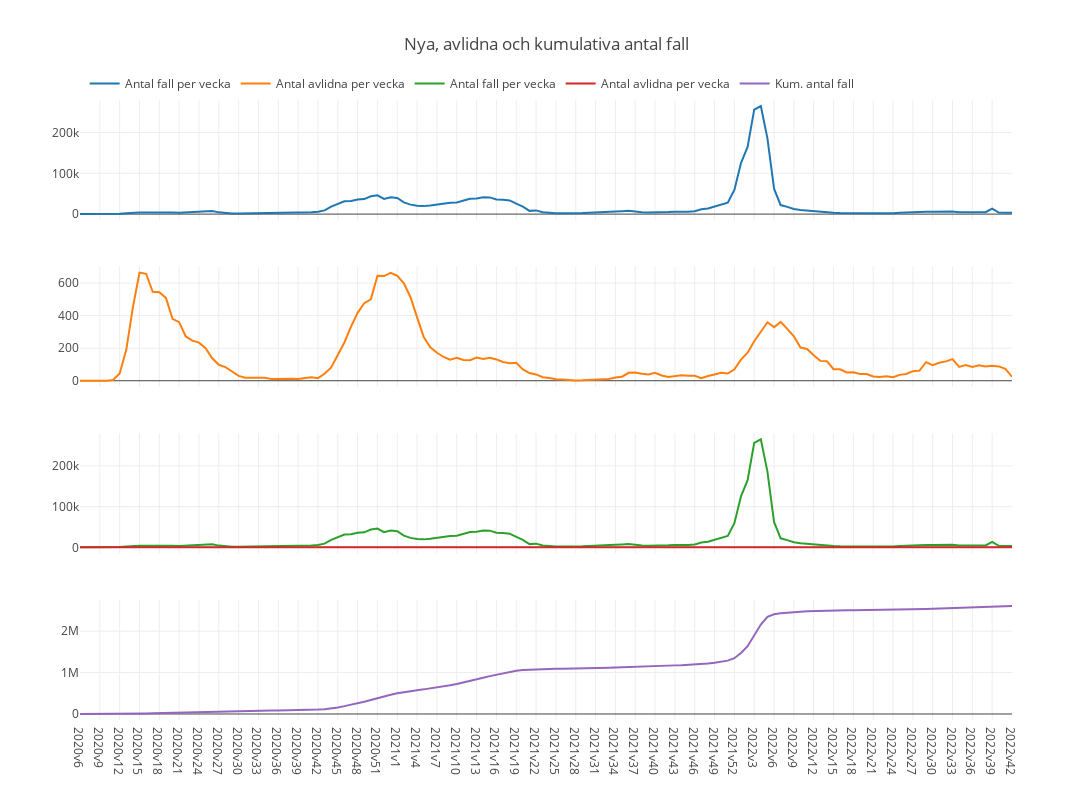

Notebook code for this chart:
### Code cell
# Uppgift 1 backend

# a

#covid_week_data.info()   
#covid_week_data.describe()
#covid_week_data.value_counts()
#covid_week_data.head()
#covid_week_data.index
covid_week_data.columns


# # # # # # # # # # # # # # # # # # # # # # # # # # # # # # # # # # # # # # # # # # # # # # # # # # # # # # # # # # # # # # # # 
# b

if not "vecka" in covid_week_data.columns:
    week = covid_week_data["år"].astype(str) + 'v' + covid_week_data["veckonummer"].astype(str)
    covid_week_data.insert(2, "vecka",  week)



# # # # # # # # # # # # # # # # # # # # # # # # # # # # # # # # # # # # # # # # # # # # # # # # # # # # # # # # # # # # # # # # 
# c-f

def sns_deaths_and_new_cases():

    fig, axes = plt.subplots(2,2, figsize=(16, 8))

    deaths = sns.lineplot(x="vecka", y="Antal_avlidna_vecka", data=covid_week_data, ax=axes[0,0])
    cases = sns.lineplot(data=covid_week_data, x="vecka", y="Antal_fall_vecka", ax=axes[0,1])
    deaths_and_cases = sns.lineplot(data=covid_week_data, x="vecka", y="Antal_fall_vecka", ax=axes[1,0])
    cases_and_deaths = sns.lineplot(data=covid_week_data, x="vecka", y="Antal_avlidna_vecka", ax=axes[1,0])
    cumulative_cases = sns.lineplot(data=covid_week_data, x="vecka", y="Kum_antal_fall", ax=axes[1,1])


    charts = [deaths, cases, deaths_and_cases, cases_and_deaths, cumulative_cases]

    for chart in charts:
        for ind, label in enumerate(chart.get_xticklabels()):
            if ind % 40 == 0:  # var 40e vecka
                label.set_visible(True)
            else:
                label.set_visible(False)

    sns.set()
    plt.show()


def plotly_deaths_and_new_cases():

    fig = make_subplots(rows=4, cols=1, shared_xaxes=True)

    # Antal fall per vecka
    fig.add_trace(
        go.Scatter(

            x=covid_week_data["vecka"], 
            y=covid_week_data["Antal_fall_vecka"],
            name="Antal fall per vecka",
            mode="lines"),

        row=1, col=1
    )

    # Antal avlidna per vecka
    fig.add_trace(go.Scatter(

        x=covid_week_data["vecka"], 
        y=covid_week_data["Antal_avlidna_vecka"],
        name="Antal avlidna per vecka",
        mode="lines"),

    row=2, col=1
    )

    # Antal fall & avlidna per vecka
    fig.add_trace(go.Scatter(

        x=covid_week_data["vecka"], 
        y=covid_week_data["Antal_fall_vecka"],
        name="Antal fall per vecka",
        mode="lines"),

    row=3, col=1

    )

    fig.add_trace(go.Scatter(

        x=covid_week_data["vecka"], 
        y=covid_week_data["Antal_avlidna_vecka"],
        name="Antal avlidna per vecka",
        mode="lines"),

    row=3, col=1
    )

    # Kum. antal fall
    fig.add_trace(go.Scatter(
        
        x=covid_week_data["vecka"], 
        y=covid_week_data["Kum_antal_fall"],
        name="Kum. antal fall",
        mode="lines"),

    row=4, col=1
    )


    fig.update_layout(height=800, width=1200, title_text="Nya, avlidna och kumulativa antal fall",
                                        legend=dict(orientation="h", title="", x=0.005, y=1.05), template='none')


    fig.show()



# # # # # # # # # # # # # # # # # # # # # # # # # # # # # # # # # # # # # # # # # # # # # # # # # # # # # # # # # # # # # # # # 

print("[1] Seaborn")
print("[2] Plotly")
plot_choice = int(input("Vilket bibliotek vill du plotta i?"))

if plot_choice == 1:
    sns_deaths_and_new_cases()
if plot_choice == 2:
    plotly_deaths_and_new_cases()

### Figure 1 — Plotly figure (JSON) as saved in the notebook; plotly's stock layout.template omitted (floating-point values rounded to 4 significant figures; data arrays with more than 128 entries replaced by an {"elided": "..."} marker saying what was removed)
{"data": [{"mode": "lines", "name": "Antal fall per vecka", "type": "scatter", "x": {"elided": "142 str values"}, "xaxis": "x", "y": {"elided": "142 int values"}, "yaxis": "y"}, {"mode": "lines", "name": "Antal avlidna per vecka", "type": "scatter", "x": {"elided": "142 str values"}, "xaxis": "x2", "y": {"elided": "142 int values"}, "yaxis": "y2"}, {"mode": "lines", "name": "Antal fall per vecka", "type": "scatter", "x": {"elided": "142 str values"}, "xaxis": "x3", "y": {"elided": "142 int values"}, "yaxis": "y3"}, {"mode": "lines", "name": "Antal avlidna per vecka", "type": "scatter", "x": {"elided": "142 str values"}, "xaxis": "x3", "y": {"elided": "142 int values"}, "yaxis": "y3"}, {"mode": "lines", "name": "Kum. antal fall", "type": "scatter", "x": {"elided": "142 str values"}, "xaxis": "x4", "y": {"elided": "142 int values"}, "yaxis": "y4"}], "layout": {"height": 800, "legend": {"orientation": "h", "title": {"text": ""}, "x": 0.005, "y": 1.05}, "title": {"text": "Nya, avlidna och kumulativa antal fall"}, "width": 1200, "xaxis": {"anchor": "y", "domain": [0, 1], "matches": "x4", "showticklabels": false}, "xaxis2": {"anchor": "y2", "domain": [0, 1], "matches": "x4", "showticklabels": false}, "xaxis3": {"anchor": "y3", "domain": [0, 1], "matches": "x4", "showticklabels": false}, "xaxis4": {"anchor": "y4", "domain": [0, 1]}, "yaxis": {"anchor": "x", "domain": [0.8063, 1]}, "yaxis2": {"anchor": "x2", "domain": [0.5375, 0.7312]}, "yaxis3": {"anchor": "x3", "domain": [0.2687, 0.4625]}, "yaxis4": {"anchor": "x4", "domain": [0, 0.1938]}}}
